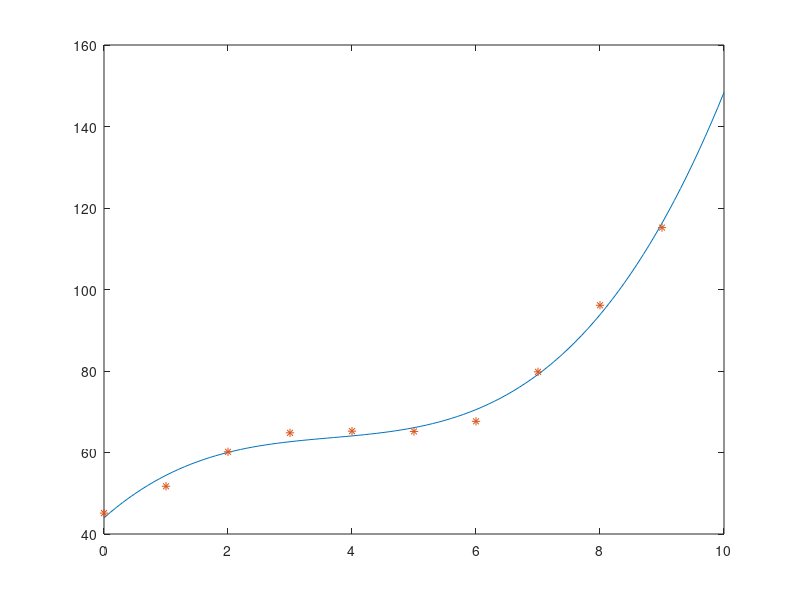

MATLAB code to generate this figure:
% Least Square method
% Group 33
% @author: HANWEN LIAO, ZHEN REN, JUNREN ZHU

clear;clc

fileID = fopen('LeastSquare.txt','r');
%fileID = fopen('LeastSquare1.txt','r');
%fileID = fopen('LeastSquare2.txt','r');
%fileID = fopen('LeastSquare3.txt','r');
%fileID = fopen('LeastSquare4.txt','r');

scanner = fscanf(fileID,'%f');
fclose(fileID);

numOfPoints = scanner(1);
degree = scanner(2);

%put the x y in order to A and B
%x=[0;1;2;3;4;5;6;7;8;9];
%y=[45.13;51.71;60.17;64.83;65.24;65.17;67.65;79.8;96.13;115.19];
Awithzeros = [];
Bwithzeros = [];
count = 1;
for i = 3:2:numOfPoints*2 + 1
    Awithzeros(i)= scanner(i);
end

for i = 4:2:numOfPoints*2 + 2
    Bwithzeros(i) = scanner(i);
end

%clear all zeros 
A = nonzeros(Awithzeros);
B = nonzeros(Bwithzeros);

a = 0; 
k = 0; 
A = [A(1:k,:); a; A(k+1:end,:)];


%set up matrix M
%M=[10, sum(x), sum(x.^2), sum(x.^3);
%sum(x), sum(x.^2), sum(x.^3), sum(x.^4);
%sum(x.^2), sum(x.^3), sum(x.^4), sum(x.^5);
%sum(x.^3), sum(x.^4), sum(x.^5), sum(x.^6)];
%MatrixA = zeros(degree+1,degree+1);

for i = 1:1
    for j = 1:degree+1
        if(i == 1 && j == 1)
            MatrixA(1,1) = numOfPoints;
        else
            MatrixA(i,j) = sum(A.^count);
            count = count + 1;
        end
    end
end

for i = 2:degree+1
    count = i - 1;
    for j = 1:degree+1
        if(i == 1 && j == 1)
            MatrixA(1,1) = numOfPoints;
        else
            MatrixA(i,j) = sum(A.^count);
            count = count + 1;
        end
    end
end

%set up matrix B
%sumy, sumy*x^1, sumyx^2.... sumy^x^n
%b=[sum(y);sum(y.*x);sum(y.*(x.^2));sum(y.*(x.^3))];
countB = 0;
MatrixB = zeros(degree+1,1);  
for i = 1:degree +1
    MatrixB(i) = sum(B.*(A.^countB));
    countB = countB + 1;
end

% get the Coefficients
% a=inv(M)*b;
Coefficients = MatrixA\MatrixB;
for i = 1:degree+1
    fprintf('%f ',Coefficients(i))
end

%graph
%xx=[0:0.1:9];
%yy=a(1) + a(2)*xx + a(3)*xx.^2 + a(4)*xx.^3;
%plot(xx,yy,x,y,%*’);
CountC = 0;
xx = A(1):0.1:numOfPoints;
yy = 0;
for i = 1:degree +1
    yy = yy + Coefficients(i)*xx.^CountC;
    CountC  = CountC + 1;
end

plot(xx,yy,A,B,'*');